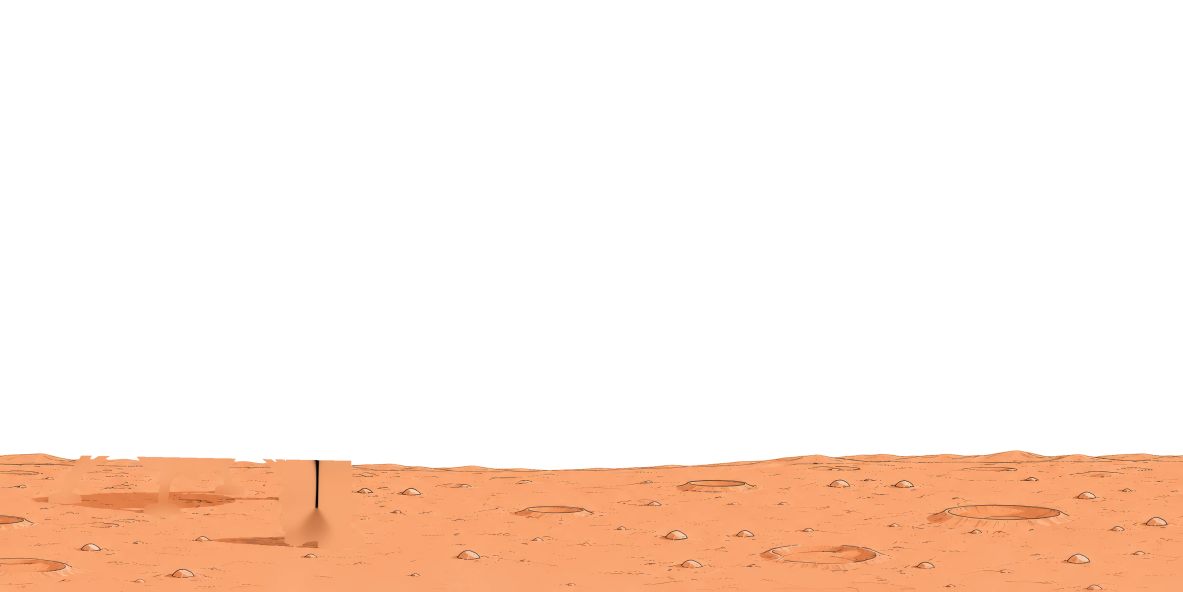
#> input picture assets/hero/layer-1-ground.webp, 3548 x 1774 px (shown at 1/3 size)
$ python make_layers.py layer-1-ground.webp
#> lines starting #> are read from the running program, lines starting #| are printed output that depends on the picture; after the words box and inside, x2 and y2 are one past the last pixel; in counts of white or black regions, pixels touching at a corner belong together
"""
hero.png 를 시차용 레이어로 분해한다.

  0. 하늘   — 원본에서 투명하므로 파일로 뽑지 않는다 (페이지 배경이 비침)
  1. 지면   — 지평선 아래 전체. 로켓/인물에 가려진 부분은 주변 색으로 메운다
  2. 로켓   — 투명 배경 컷아웃
  3. 인물   — 투명 배경 컷아웃

핵심: 마스크를 새로 만들지 않고 **원본 PNG 의 알파 채널을 그대로 쓴다.**
이 그림은 하늘이 투명하고 그려진 부분만 불투명이라, 알파가 곧 작가가 그린
실루엣이다. 임계값으로 다시 따내면 안티에일리어싱이 뭉개지고 윤곽이 두꺼워진다.
직접 만든 마스크는 로켓과 인물을 서로 나눌 때만 보조로 쓴다.
"""

import argparse
import json
import numpy as np
from PIL import Image
from scipy import ndimage as ndi

SPLIT_X = 841                          # 로켓 / 인물 경계
HORIZON_LO, HORIZON_HI = 1330, 1445    # 지평선이 존재할 수 있는 y 범위
HORIZON_MARGIN = 14                    # 지면 알파를 지평선보다 위로 여유 있게 잡는 폭
SEAM = 0.6                             # 지면과 물체가 만나는 곳의 전이 폭 (px)


def segment(rgba):
    """(알파, 주황마스크, 로켓, 인물) 을 돌려준다."""
    rgb = rgba[..., :3].astype(int)
    alpha = rgba[..., 3].astype(np.float32) / 255.0
    r, g, b = rgb[..., 0], rgb[..., 1], rgb[..., 2]

    orange = (r > 180) & (r - b > 50) & (r - g > 30)
    solid = alpha > 0                  # 원본 실루엣

    # 지평선 위에서는 solid 가 곧 로켓+인물.
    # 지평선 아래는 전부 불투명하므로 주황이 아닌 것으로 물체를 찾는다.
    fg = ndi.binary_fill_holes(solid & ~orange)

    # 지평선 윤곽선(얇은 가로 획)이 물체와 붙어 한 덩어리가 되는 것을 막는다.
    # 세로로만 침식하면 가로선은 사라지고 안테나 같은 세로 구조는 살아남는다.
    vert = np.ones((9, 1), bool)
    seed = ndi.binary_opening(fg, vert)
    lab, n = ndi.label(seed)
    sizes = ndi.sum(seed, lab, range(1, n + 1))
    seed = lab == (int(np.argmax(sizes)) + 1)
    subject = ndi.binary_dilation(seed, vert) & fg

    xs = np.arange(rgba.shape[1])[None, :]
    return alpha, orange, subject & (xs < SPLIT_X), subject & (xs >= SPLIT_X)


def horizon_curve(orange, subject):
    """열마다 지면이 시작하는 y. 물체에 가려진 열은 양옆에서 보간한다."""
    h, w = orange.shape
    top = np.full(w, np.nan)
    for x in range(w):
        idx = np.where(orange[:, x])[0]
        if len(idx):
            y = idx[0]
            if HORIZON_LO <= y <= HORIZON_HI and not subject[max(y - 8, 0):y + 8, x].any():
                top[x] = y
    ok = ~np.isnan(top)
    top = np.interp(np.arange(w), np.arange(w)[ok], top[ok])
    return ndi.uniform_filter1d(top, 41).astype(int)


# [18 lines left out: functions bleed, smooth_fill, not called in this run]


def main():
    p = argparse.ArgumentParser()
    p.add_argument("src")
    p.add_argument("-o", "--outdir", default=".")
    p.add_argument("--width", type=int, default=0, help="출력 가로 크기 (0 = 원본 그대로)")
    args = p.parse_args()

    rgba = np.array(Image.open(args.src).convert("RGBA"))
#> rgba is the input picture: shape (1774, 3548, 4); mean R, G, B, A 244.6, 161.7, 108.7, 56.7
    h, w, _ = rgba.shape
#> h = 1774; w = 3548
    rgb = rgba[..., :3]
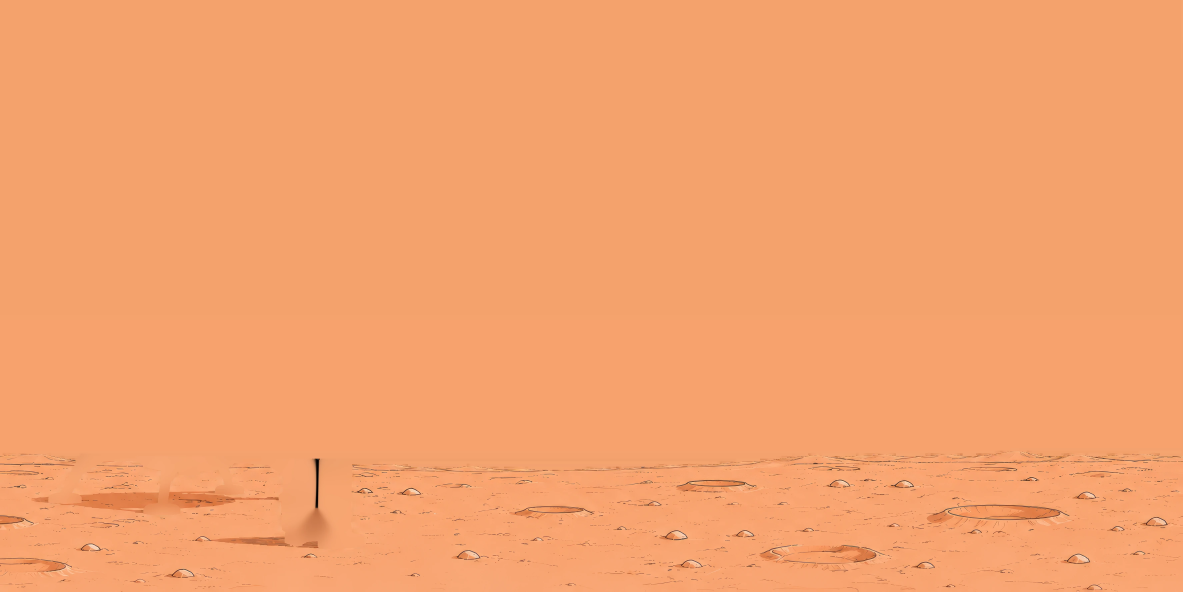
#> rgb: shape (1774, 3548, 3) (shown at 1/3 size); mean R, G, B 244.6, 161.7, 108.7

    alpha, orange, rocket, person = segment(rgba)
#> in segment, `r, g, b = rgb[..., 0], rgb[..., 1], rgb[..., 2]`:
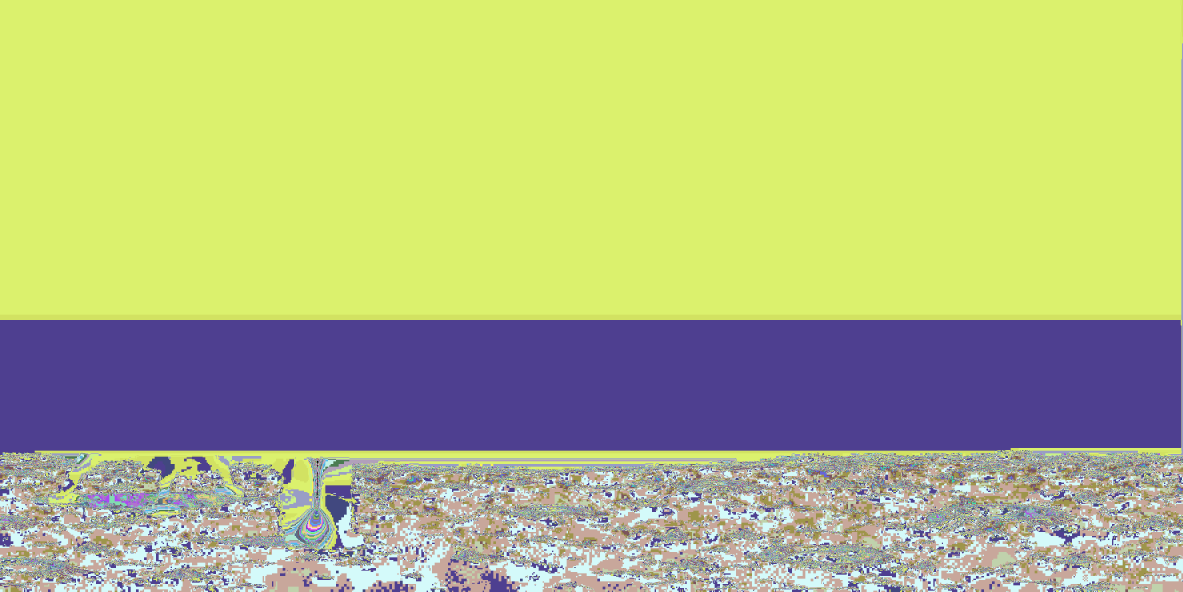
#> r: shape (1774, 3548) int64 (shown at 1/3 size); 255 distinct labels, from 0 to 255; one colour per label, 0 black
#> in segment, `r, g, b = rgb[..., 0], rgb[..., 1], rgb[..., 2]`:
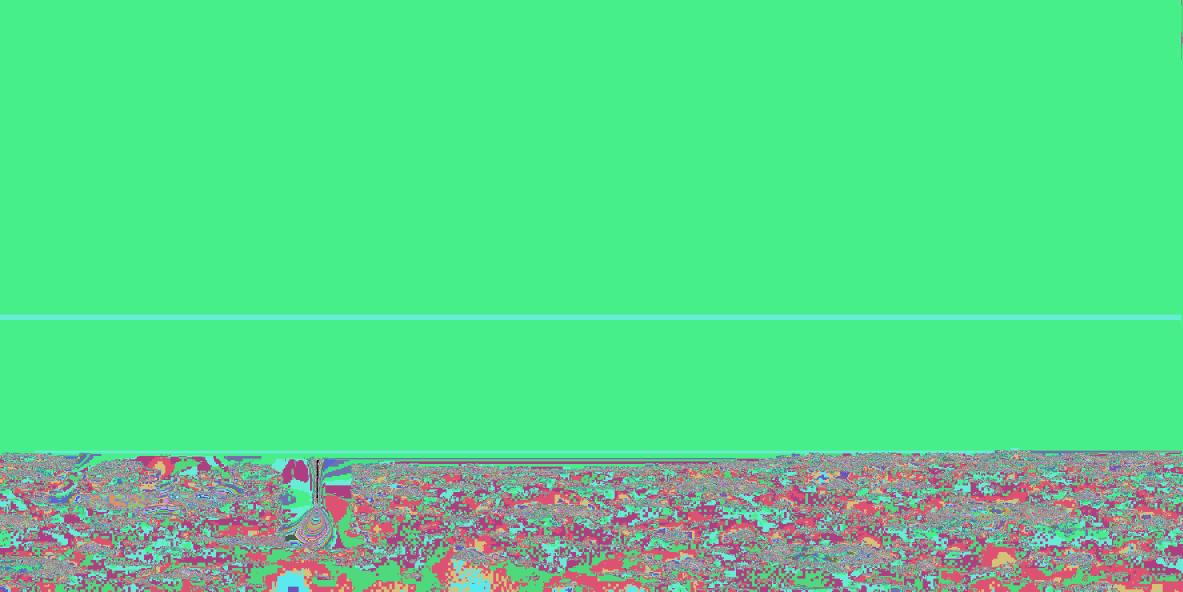
#> g: shape (1774, 3548) int64 (shown at 1/3 size); 244 distinct labels, from 0 to 248; one colour per label, 0 black
#> in segment, `r, g, b = rgb[..., 0], rgb[..., 1], rgb[..., 2]`:
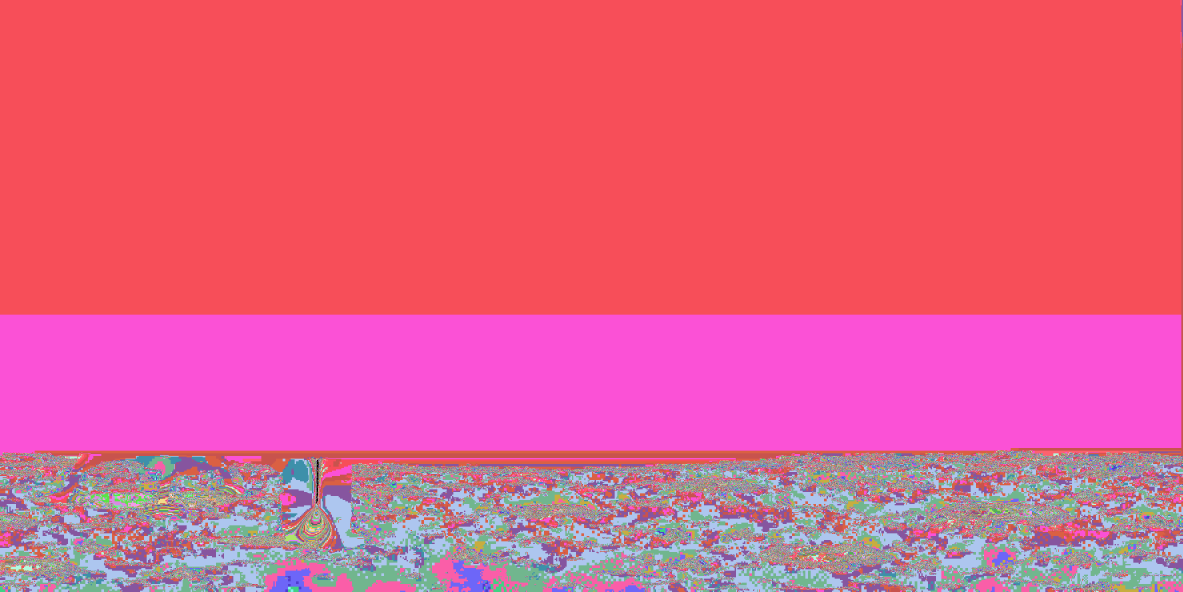
#> b: shape (1774, 3548) int64 (shown at 1/3 size); 218 distinct labels, from 0 to 220; one colour per label, 0 black
#> in segment, `orange = (r > 180) & (r - b > 50) & (r - g > 30)`:
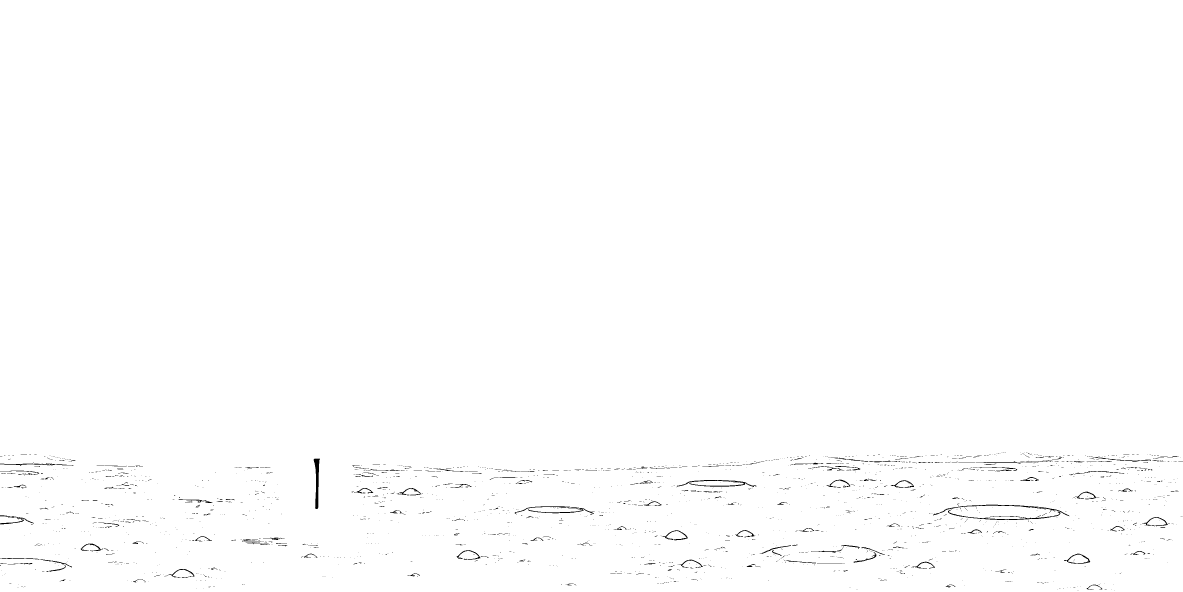
#> orange: shape (1774, 3548) bool (shown at 1/3 size); 99.5% white; black in thin lines or dots, all inside (x1, y1, x2, y2) = (0, 1356, 3548, 1773)
#> in segment, `solid = alpha > 0`: solid: shape (1774, 3548) bool; 22.3% white; 6 white regions (5 under 20 px), largest, box (x1, y1, x2, y2) and area: (0, 1350, 3548, 1774) 1402286
#> in segment, `fg = ndi.binary_fill_holes(solid & ~orange)`: fg: shape (1774, 3548) bool; 0.55% white; 2186 white regions (1942 under 20 px), largest, box (x1, y1, x2, y2) and area: (3192, 1661, 3271, 1691) 1492, (941, 1378, 958, 1527) 1378, (3426, 1551, 3504, 1579) 1304
#> in segment, `seed = ndi.binary_opening(fg, vert)`:
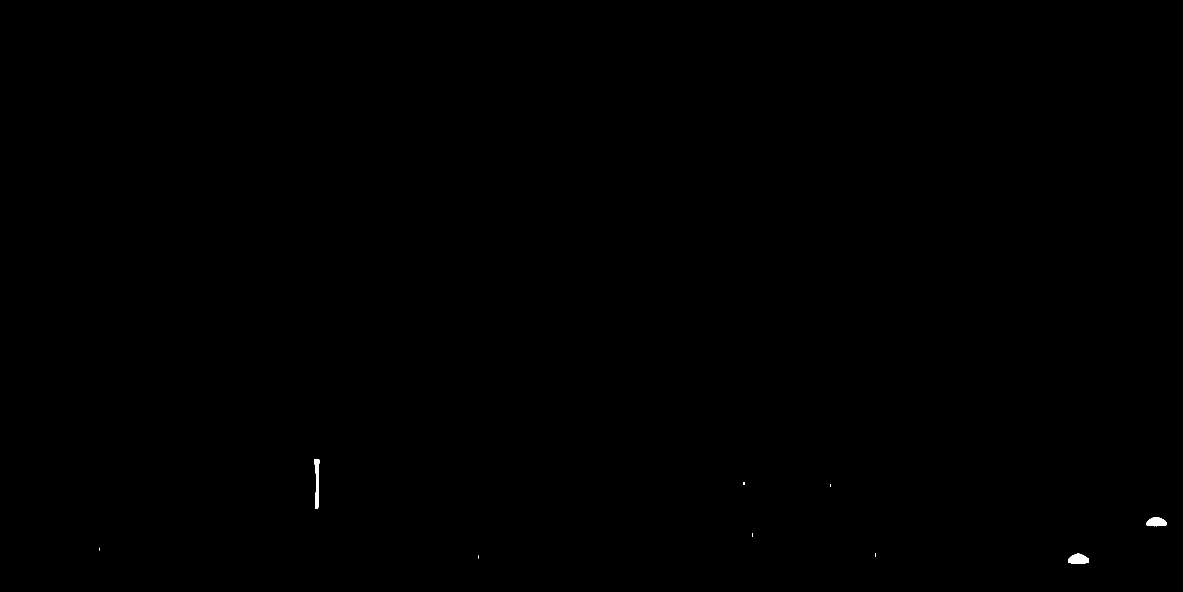
#> seed: shape (1774, 3548) bool (shown at 1/3 size); 0.07% white; 9 white regions (4 under 20 px), largest, box (x1, y1, x2, y2) and area: (3204, 1661, 3267, 1691) 1435, (943, 1378, 958, 1527) 1365, (3440, 1551, 3499, 1579) 1245, (2256, 1600, 2258, 1610) 20, (2626, 1660, 2628, 1671) 20
#> in segment, `lab, n = ndi.label(seed)`: lab: shape (1774, 3548) int32; 10 distinct labels, from 0 to 9
#> in segment, `lab, n = ndi.label(seed)`: n = 9
#> in segment, `sizes = ndi.sum(seed, lab, range(1, n + 1))`: sizes = [1365, 18, 9, 1245, 20, 9, 20, 1435, 10]
#> in segment, `seed = lab == (int(np.argmax(sizes)) + 1)`: seed: shape (1774, 3548) bool; 0.02% white; 1 white region, box (x1, y1, x2, y2) and area: (3204, 1661, 3267, 1691) 1435
#> rocket: shape (1774, 3548) bool; every value is 0
    subject = rocket | person
    hz = horizon_curve(orange, subject)
    ys = np.arange(h)[:, None]

    # --- 지면 ---
    # 알파를 지평선보다 위로 여유 있게 열어두고, 실제 경계는 원본 알파가 결정하게 한다.
    below = ys >= (hz - HORIZON_MARGIN)[None, :]
    ground_a = alpha * ndi.gaussian_filter(below.astype(np.float32), SEAM)

    visible = (ys >= hz[None, :]) & ~ndi.binary_dilation(subject, np.ones((7, 7)))
    clean = visible & orange                      # 그림자·윤곽선을 뺀 순수 지면
    ground_rgb = np.where(visible[..., None], rgb, smooth_fill(rgb, clean))

    # --- 컷아웃 ---
    # 원본 알파에 소속 마스크만 곱한다. 부풀리거나 페더를 추가하지 않는다.
    layers = {"ground": (ground_rgb, ground_a)}
    for name, mask in (("rocket", rocket), ("person", person)):
        layers[name] = (rgb, alpha * ndi.gaussian_filter(mask.astype(np.float32), SEAM))

    out_w = args.width or w
    out_h = round(h * out_w / w)
    meta = {"source": [w, h], "output_width": out_w,
            "horizon_pct": round(float(hz.mean()) / h * 100, 2)}

    for i, name in enumerate(["ground", "rocket", "person"], start=1):
        col, a = layers[name]
        col = bleed(col.astype(np.uint8), a > 0.5)

        rgb_im = Image.fromarray(col, "RGB")
        a_im = Image.fromarray((a * 255).round().astype(np.uint8), "L")
        # RGB 와 알파를 따로 리샘플링한다. RGBA 통째로 줄이면 투명부 색이 번진다.
        if (out_w, out_h) != (w, h):
            rgb_im = rgb_im.resize((out_w, out_h), Image.LANCZOS)
            a_im = a_im.resize((out_w, out_h), Image.LANCZOS)
        im = Image.merge("RGBA", (*rgb_im.split(), a_im))

        png = f"{args.outdir}/layer-{i}-{name}.png"
        # optimize=True 는 알파 0 인 픽셀의 RGB 를 0 으로 밀어버린다.
        im.save(png, optimize=False, compress_level=9)

        webp = f"{args.outdir}/layer-{i}-{name}.webp"
        if name == "ground":
            im.save(webp, quality=92, method=6)
        else:
            im.save(webp, lossless=True, method=6)
        print(f"saved {png}, {webp}")

    for name, mask in (("rocket", rocket), ("person", person)):
        yy, xx = np.where(mask)
        meta[name] = {"origin_x_pct": round(float(xx.mean()) / w * 100, 2),
                      "origin_y_pct": round(float(yy.max()) / h * 100, 2)}

    with open(f"{args.outdir}/layers.json", "w") as f:
        json.dump(meta, f, indent=2, ensure_ascii=False)
    print(json.dumps(meta, indent=2))


if __name__ == "__main__":
#> (the run stopped early here; a loop or call above may not have finished)

$ run again, on assets/hero/layer-3-person.webp
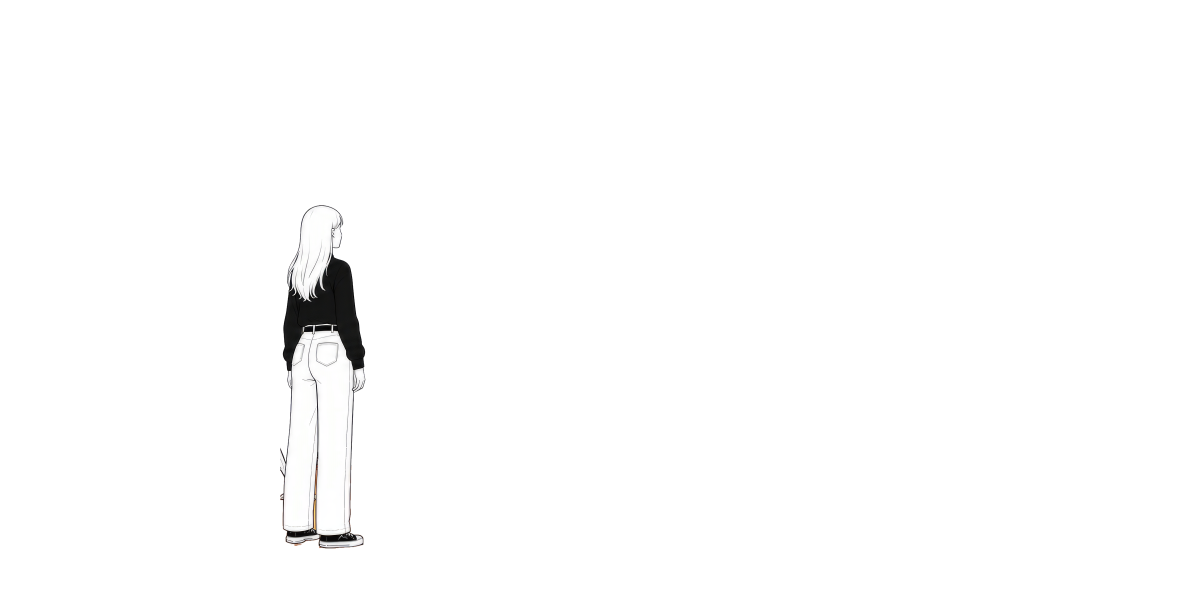
#> input picture assets/hero/layer-3-person.webp, 3548 x 1774 px (shown at 1/3 size)
#> in main, rgba is the input picture: shape (1774, 3548, 4); mean R, G, B, A 11.4, 10, 12.2, 7.9
#> r: shape (1774, 3548) int64; 256 distinct labels, from 0 to 255
#> g: shape (1774, 3548) int64; 256 distinct labels, from 0 to 255
#> in segment, `r, g, b = rgb[..., 0], rgb[..., 1], rgb[..., 2]`:
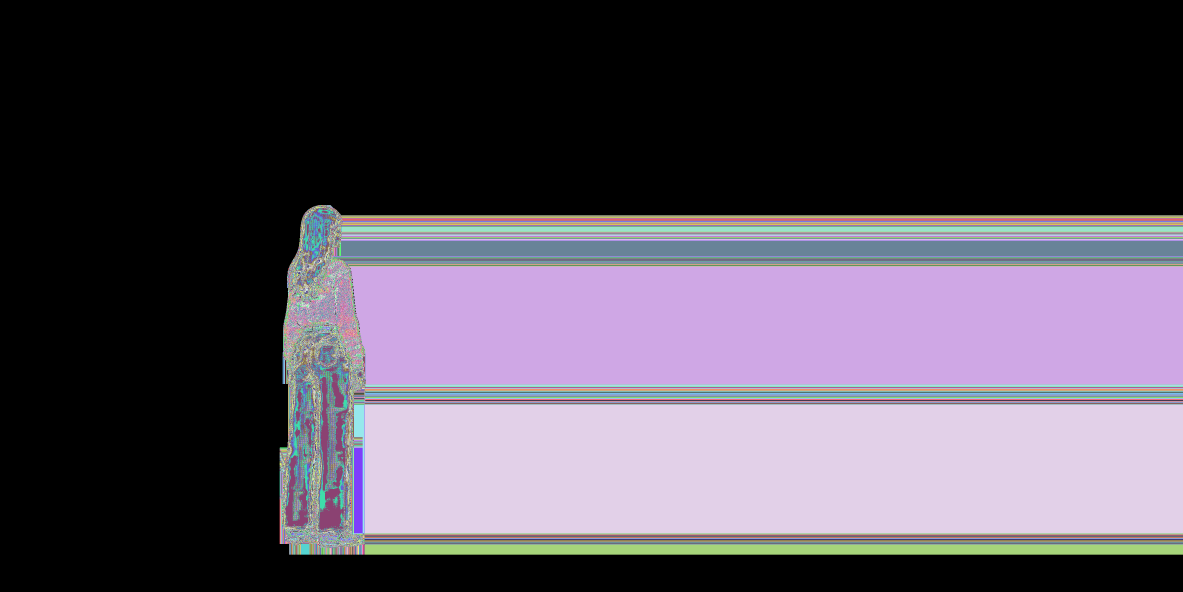
#> b: shape (1774, 3548) int64 (shown at 1/3 size); 256 distinct labels, from 0 to 255; one colour per label, 0 black
#> orange: shape (1774, 3548) bool; 0.05% white in thin lines or dots, all inside (x1, y1, x2, y2) = (928, 1156, 3548, 1664)
#> in segment, `solid = alpha > 0`:
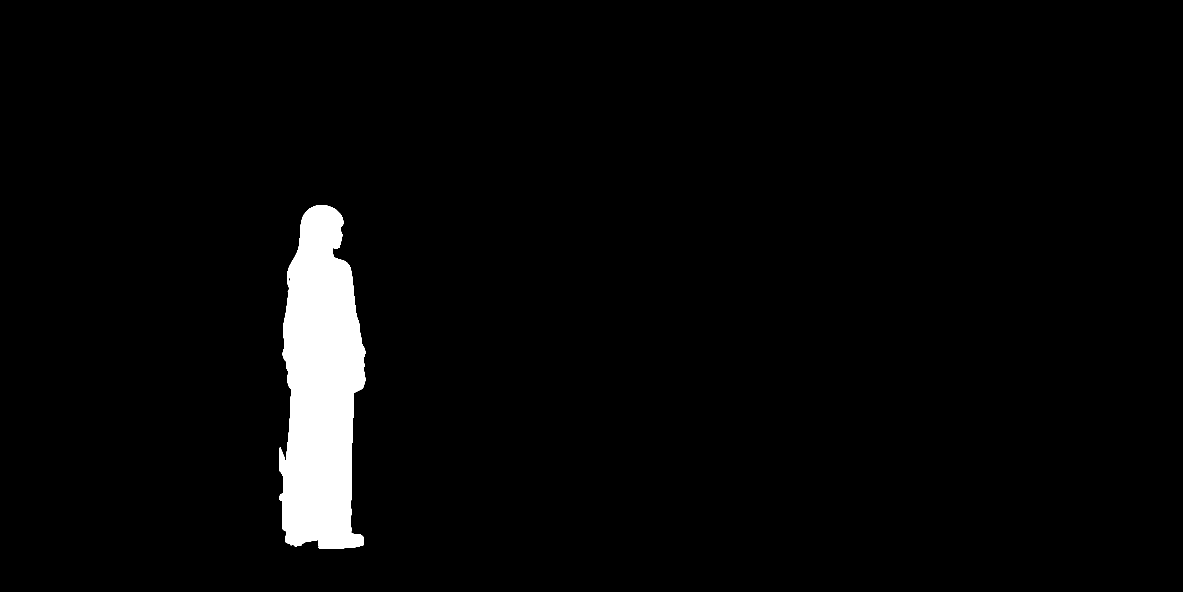
#> solid: shape (1774, 3548) bool (shown at 1/3 size); 3.1% white; 1 white region, box (x1, y1, x2, y2) and area: (839, 615, 1097, 1647) 198196
#> fg: shape (1774, 3548) bool; 3.2% white; 1 white region, box (x1, y1, x2, y2) and area: (839, 615, 1097, 1647) 198295
#> seed: shape (1774, 3548) bool; 3.1% white; 1 white region, box (x1, y1, x2, y2) and area: (839, 615, 1096, 1647) 198253
#> n = 1
#> sizes = [198253]
#> subject: shape (1774, 3548) bool; 3.2% white; 1 white region, box (x1, y1, x2, y2) and area: (839, 615, 1096, 1647) 198266
#> rocket: shape (1774, 3548) bool; 0% white in thin lines or dots, all inside (x1, y1, x2, y2) = (839, 1342, 841, 1501)
#> person: shape (1774, 3548) bool; 3.1% white; 1 white region, box (x1, y1, x2, y2) and area: (841, 615, 1096, 1647) 198093
#> the loop in horizon_curve, `for x in range(w):` made 3548 passes
#> y on passes 929, 930, 931, 932, 933, 934, 935, 942: 1624, 1624, 1624, 1624, 1624, 1624, 1624, 1582
